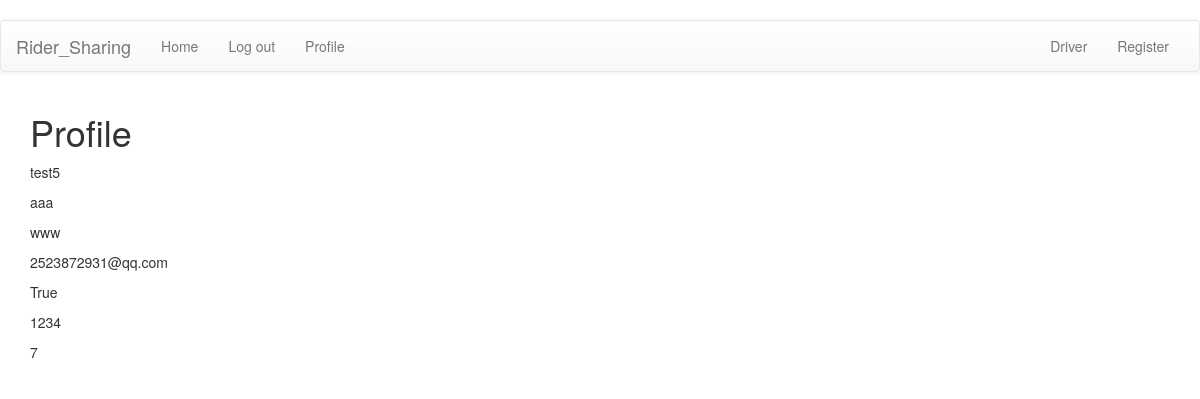
Page /accounts/profile/ (signed in) on the earlier database version.
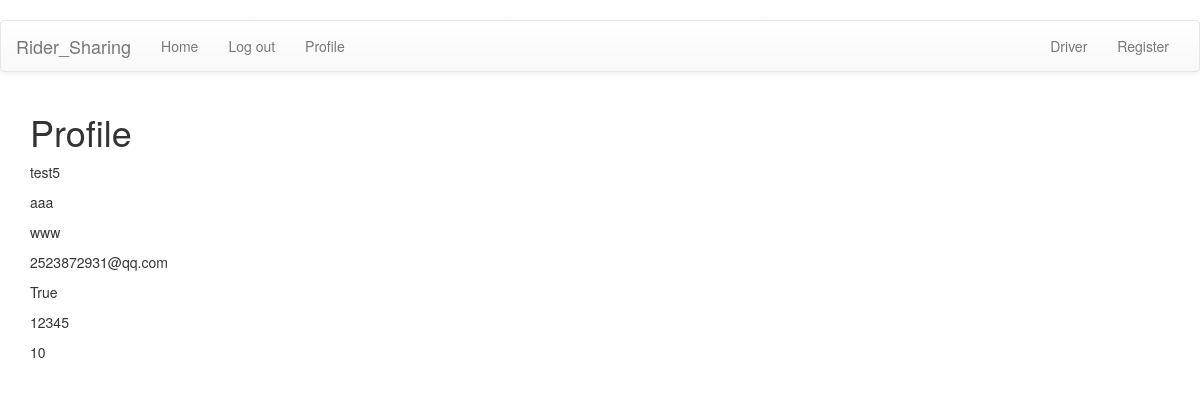
Same page on the later database version.
### accounts/models.py (models this page shows, shortened)
class UserInfo(models.Model):
    user = models.OneToOneField(User, on_delete=models.CASCADE)
    isDriver = models.BooleanField(default=False)
    vehicle_id = models.CharField(max_length=20, default='')
    vehicle_max_passenger = models.IntegerField(default=4)

### accounts/views.py (the view)
# urls.py: path('profile/', views.view_profile, name='profile'),
@login_required
def view_profile(request):
    user_info = UserInfo.objects.filter(user=request.user)[0]
    args = {'user': request.user, 'user_info':user_info}
    return render(request, 'accounts/profile.html', args)

### accounts/templates/accounts/profile.html (shortened to what this page needs)
{% extends 'base.html' %}
{% block body %}
<div class="container">
  <h1>Profile</h1>
  <p>{{ user }}</p>
  <p>{{ user.first_name }}</p>
  <p>{{ user.last_name }}</p>
  <p>{{ user.email }}</p>
  {% if user_info.isDriver %}
    <p>{{ user_info.isDriver }}</p>
    <p>{{ user_info.vehicle_id }}</p>
    <p>{{ user_info.vehicle_max_passenger }}</p>
  {% endif %}
</div>
{% endblock %}

Differences in the rows shown:
changed UserInfo "True": vehicle_id "1234" → "12345"; vehicle_max_passenger "7" → "10"
